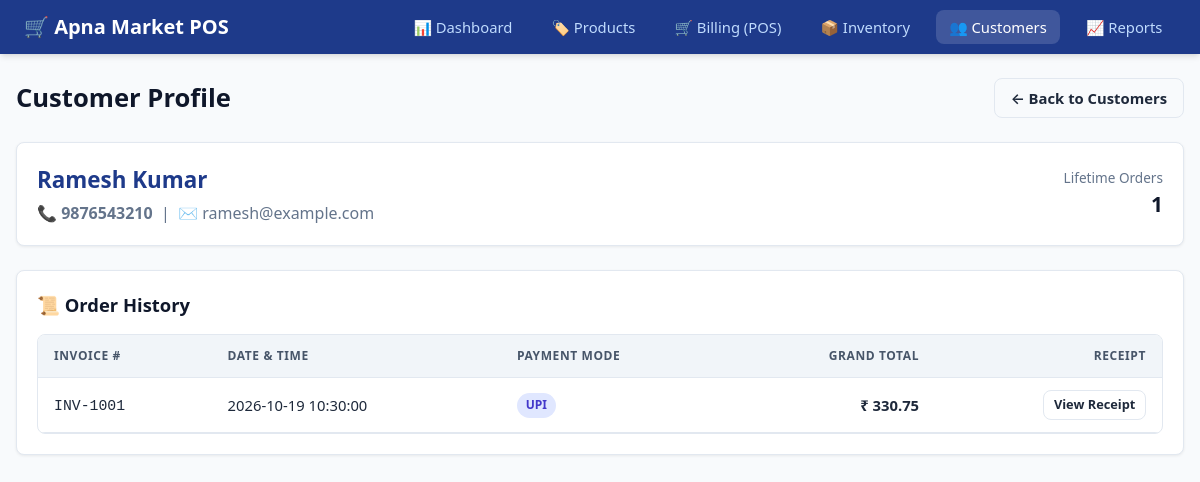
/customers/2, run on the app's committed database.
### tables this page shows
CREATE TABLE customers (
            id INTEGER PRIMARY KEY AUTOINCREMENT,
            name TEXT NOT NULL,
            phone TEXT UNIQUE NOT NULL,
            email TEXT,
            created_at TEXT NOT NULL
        );

CREATE TABLE sales (
            id INTEGER PRIMARY KEY AUTOINCREMENT,
            invoice_no TEXT UNIQUE NOT NULL,
            customer_id INTEGER,
            customer_name TEXT,
            customer_phone TEXT,
            subtotal REAL NOT NULL,
            discount_pct REAL DEFAULT 0.0,
            discount_amt REAL DEFAULT 0.0,
            gst_pct REAL DEFAULT 0.0,
            gst_amt REAL DEFAULT 0.0,
            grand_total REAL NOT NULL,
            payment_method TEXT DEFAULT 'Cash',
            cashier TEXT DEFAULT 'Admin',
            sold_at TEXT NOT NULL
        );

### pos-system/app.py (the view)
@app.route('/customers/<int:id>')
def customer_detail(id):
    db = get_db()
    customer = db.execute("SELECT * FROM customers WHERE id = ?", (id,)).fetchone()
    if not customer:
        flash("Customer not found.", "warning")
        return redirect(url_for('customers'))
    history = db.execute("""
        SELECT * FROM sales
        WHERE customer_phone = ?
        ORDER BY id DESC
    """, (customer['phone'],)).fetchall()
    return render_template('customer_detail.html', customer=customer, history=history)

### pos-system/app.py (called while the page is built)
def get_db():
    if 'db' not in g:
        g.db = sqlite3.connect(app.config['DATABASE'])
        g.db.row_factory = sqlite3.Row
        g.db.execute("PRAGMA foreign_keys = ON")
    return g.db

### pos-system/templates/customer_detail.html (shortened to what this page needs)
{% extends "base.html" %}
{% block content %}
<div class="page-header">
  <h1 class="page-title">Customer Profile</h1>
  <a href="{{ url_for('customers') }}" class="btn btn-outline">← Back to Customers</a>
</div>
<div class="card" style="margin-bottom: 1.5rem;">
  <div style="display: flex; justify-content: space-between; align-items: center; flex-wrap: wrap; gap: 1rem;">
    <div>
      <h2 style="font-size: 1.4rem; color: var(--primary);">{{ customer.name }}</h2>
      <p style="color: var(--text-muted); margin-top: 0.25rem;">
        📞 <strong>{{ customer.phone }}</strong> &nbsp;|&nbsp; ✉️ {{ customer.email or 'No email provided' }}
      </p>
    </div>
    <div style="display: flex; gap: 1rem;">
      <div style="text-align: right;">
        <span style="font-size: 0.85rem; color: var(--text-muted); display: block;">Lifetime Orders</span>
        <strong style="font-size: 1.3rem; color: var(--secondary);">{{ history|length }}</strong>
      </div>
    </div>
  </div>
</div>
<div class="card">
  <div class="card-header">
    <span>📜 Order History</span>
  </div>
  <div class="table-wrapper" tabindex="0" role="region" aria-label="Customer order history">
    <table>
      <thead>
        <tr>
          <th>Invoice #</th>
          <th>Date & Time</th>
          <th>Payment Mode</th>
          <th class="text-right">Grand Total</th>
          <th class="text-right">Receipt</th>
        </tr>
      </thead>
      <tbody>
        {% for sale in history %}
          <tr>
            <td><code>{{ sale.invoice_no }}</code></td>
            <td>{{ sale.sold_at }}</td>
            <td><span class="badge badge-info">{{ sale.payment_method }}</span></td>
            <td class="text-right"><strong>₹ {{ "%.2f"|format(sale.grand_total) }}</strong></td>
            <td class="text-right">
              <a href="{{ url_for('receipt', sale_id=sale.id) }}" class="btn btn-sm btn-outline">View Receipt</a>
            </td>
          </tr>
        {% else %}
          <tr>
            <td colspan="5" class="text-center" style="padding: 2rem; color: var(--text-muted);">
              No purchase transactions recorded yet for this customer.
            </td>
          </tr>
        {% endfor %}
      </tbody>
    </table>
  </div>
</div>
{% endblock %}

### pos-system/static/style.css (style rules this page uses)
:root { --primary: #1e3a8a; --primary-hover: #1d4ed8; --primary-light: #eff6ff; --secondary: #0f172a; --accent: #2563eb; --success: #16a34a; --success-bg: #dcfce7; --danger: #dc2626; --danger-bg: #fee2e2; --warning: #d97706; --warning-bg: #fef3c7; --bg: #f8fafc; --surface: #ffffff; --border: #e2e8f0; --text: #1e293b; --text-muted: #64748b; --radius: 8px; --shadow-sm: 0 1px 3px rgba(0,0,0,0.07); --shadow-md: 0 4px 6px -1px rgba(0,0,0,0.1), 0 2px 4px -2px rgba(0,0,0,0.08); }
*, *::before, *::after { box-sizing: border-box; margin: 0; padding: 0; }
body { font-family: system-ui, -apple-system, BlinkMacSystemFont, "Segoe UI", Roboto, sans-serif; background-color: var(--bg); color: var(--text); line-height: 1.5; min-height: 100vh; display: flex; flex-direction: column; }
.page-header { display: flex; justify-content: space-between; align-items: center; margin-bottom: 1.5rem; flex-wrap: wrap; gap: 1rem; }
.page-title { font-size: 1.6rem; font-weight: 700; color: var(--secondary); }
.card { background: var(--surface); border: 1px solid var(--border); border-radius: var(--radius); padding: 1.25rem; box-shadow: var(--shadow-sm); margin-bottom: 1.5rem; }
.card-header { font-size: 1.15rem; font-weight: 600; margin-bottom: 1rem; color: var(--secondary); display: flex; justify-content: space-between; align-items: center; }
.table-wrapper { overflow: auto; max-inline-size: 100%; border-radius: var(--radius); border: 1px solid var(--border); background: var(--surface); container-type: inline-size; }
table { width: 100%; border-collapse: collapse; text-align: left; font-size: 0.925rem; }
thead { background: #f1f5f9; position: sticky; inset-block-start: 0; z-index: 10; }
th, td { padding: 0.75rem 1rem; border-bottom: 1px solid var(--border); }
th { font-weight: 600; color: #475569; text-transform: uppercase; font-size: 0.75rem; letter-spacing: 0.05em; }
.text-right { text-align: right; }
.badge { display: inline-block; padding: 0.2rem 0.55rem; font-size: 0.75rem; font-weight: 600; border-radius: 9999px; text-transform: uppercase; }
.badge-info { background: #e0e7ff; color: #4338ca; }
.btn { display: inline-flex; align-items: center; justify-content: center; gap: 0.35rem; padding: 0.5rem 1rem; font-size: 0.925rem; font-weight: 600; border-radius: var(--radius); border: 1px solid transparent; cursor: pointer; text-decoration: none; transition: all 0.15s ease-in-out; }
.btn-outline { background: transparent; border-color: var(--border); color: var(--text); }
.btn-sm { padding: 0.25rem 0.6rem; font-size: 0.8rem; }

### data on the page
customers: name "Ramesh Kumar", phone "9876543210", email "ramesh@example.com"
sales: invoice_no "INV-1001", sold_at "2026-10-19 10:30:00", payment_method "UPI", grand_total "330.75"

### other printed values
{{ history|length }} "1"
